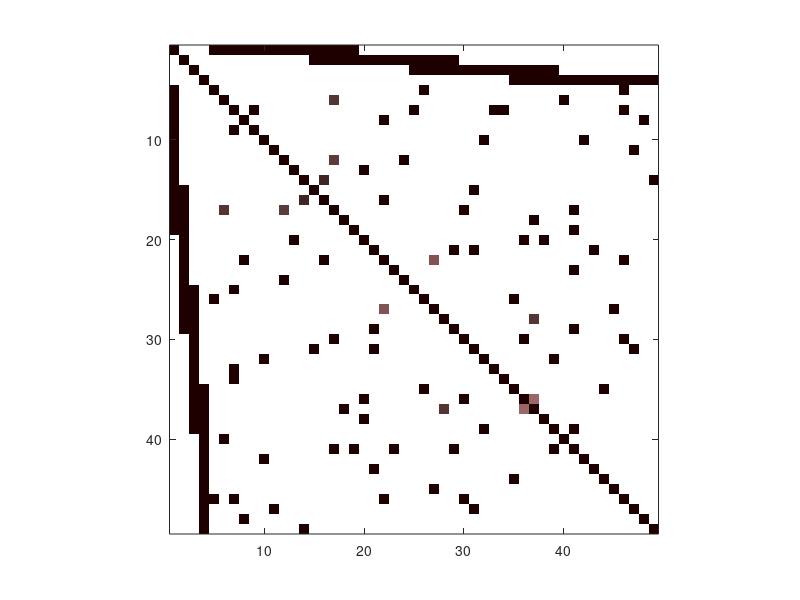
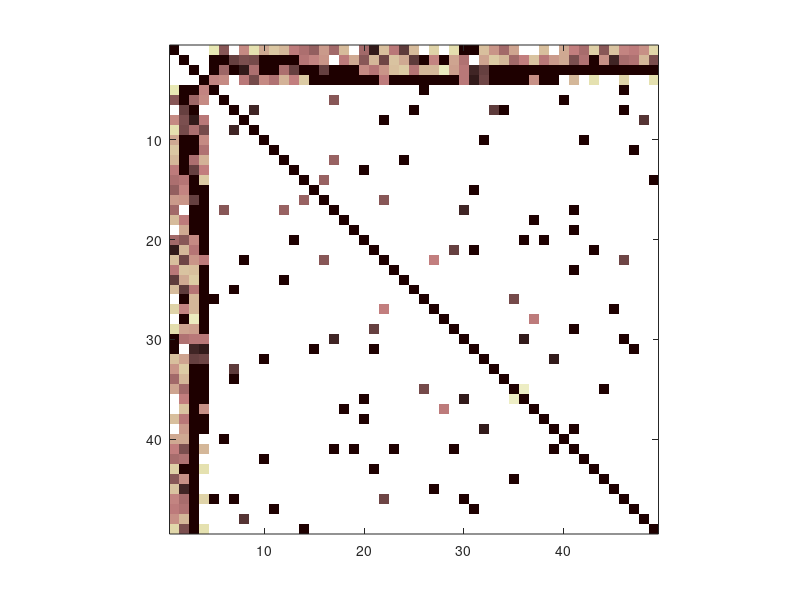
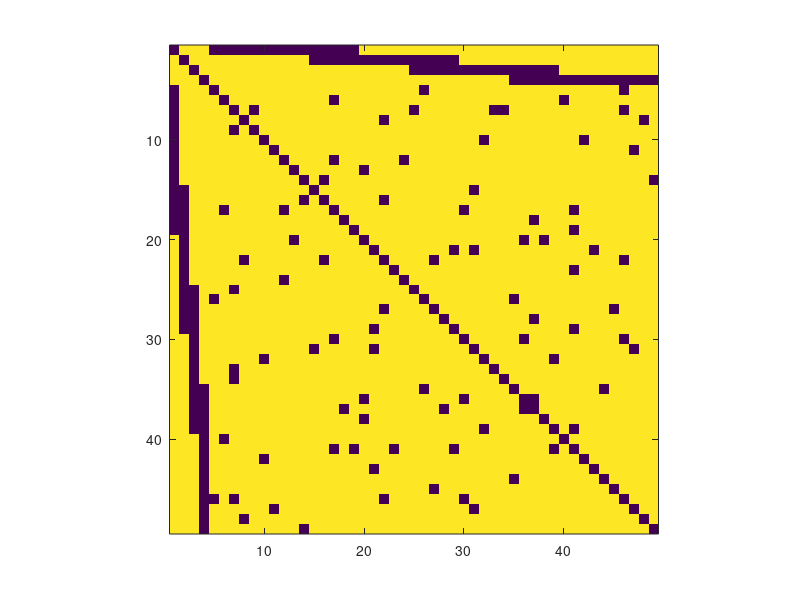
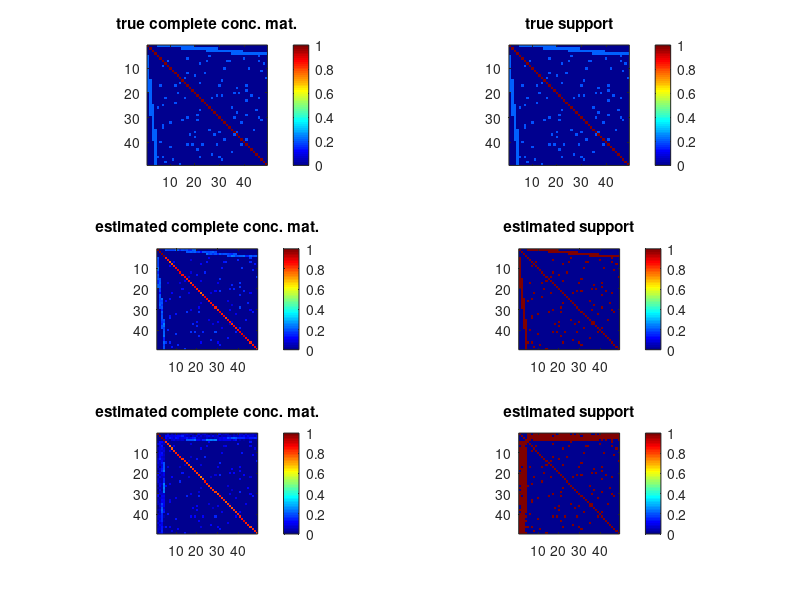

These charts were generated, in order, by the following MATLAB code:
clear all; clc; 
load('TOY_OVERLAP.mat');

THRESH=0.02;
Dfin_tr(35,38)=0;
Dfin_tr(38,35)=0;

p=size(Dfin,1);
order = [4 1 2 3 5:p];
Dfin=Dfin(order,order);

figure(1);clf;
subplot(3,2,1)
imagesc(abs(Dfull));
pbaspect([1 1 1]);
title('true complete conc. mat.');
colorbar
subplot(3,2,2)
imagesc(abs(Dfull));
pbaspect([1 1 1]);
title('true support');
colorbar
subplot(3,2,3)
imagesc(abs(Dfin).*(abs(Dfin)>THRESH));
pbaspect([1 1 1]);
title('estimated complete conc. mat.');
colorbar
subplot(3,2,4)
imagesc(abs(Dfin)>THRESH);
pbaspect([1 1 1]);
title('estimated support');
colorbar
subplot(3,2,5)
imagesc(abs(Dfin_tr).*(abs(Dfin_tr)>THRESH));
pbaspect([1 1 1]);
title('estimated complete conc. mat.');
colorbar
subplot(3,2,6)
imagesc(abs(Dfin_tr)>THRESH);
pbaspect([1 1 1]);
title('estimated support');
colorbar
colormap jet

figure(2);clf;
imagesc(-min(abs(Dfin).*(abs(Dfin)>THRESH),.1));
pbaspect([1 1 1]);
% title('estimated complete conc. mat.');
colormap pink
mkdir('fig');
print('fig/overlap_om','-depsc')

figure(3);clf;
imagesc(-min(abs(Dfin_tr).*(abs(Dfin_tr)>THRESH),.1));
pbaspect([1 1 1]);
% title('estimated complete conc. mat.');
colormap pink
mkdir('fig');
print('fig/overlap_tr','-depsc')

figure(4);clf;
imagesc(-(abs(Dfin)>THRESH));
pbaspect([1 1 1]);
% title('estimated complete conc. mat.');
mkdir('fig');
print('fig/overlap_true','-depsc')


%% only if recent version of matlab
% 
% A=ones(size(Dfull,1));
% A(Dfull==0)=0;
% G = graph(A,'OmitSelfLoops');
% figure(4);clf;
% plot(G,'Layout', 'circle')
% axis equal;
% axis off;
% mkdir('fig');
% print('fig/over_graph','-depsc')
